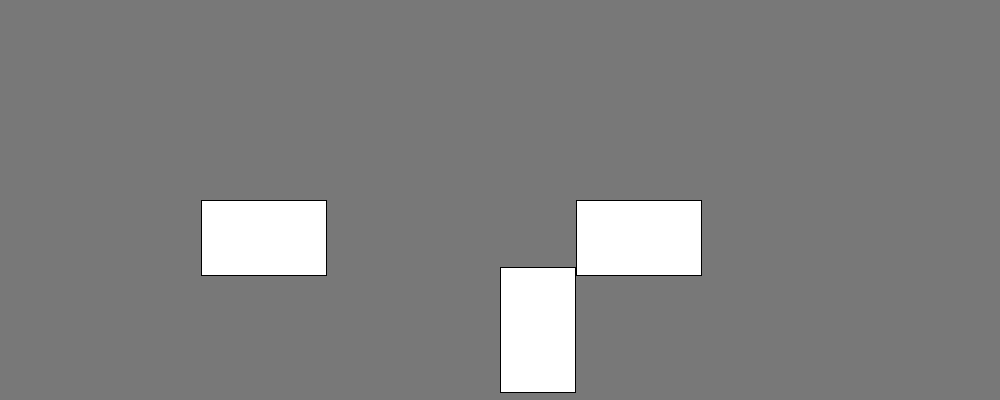
Frame 1 (no input)
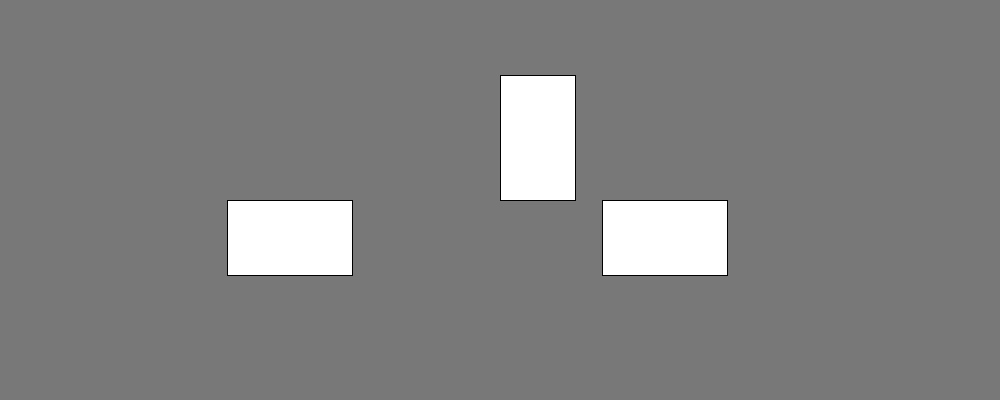
Frame 60 (the mouse pressed at the canvas centre just before this capture)
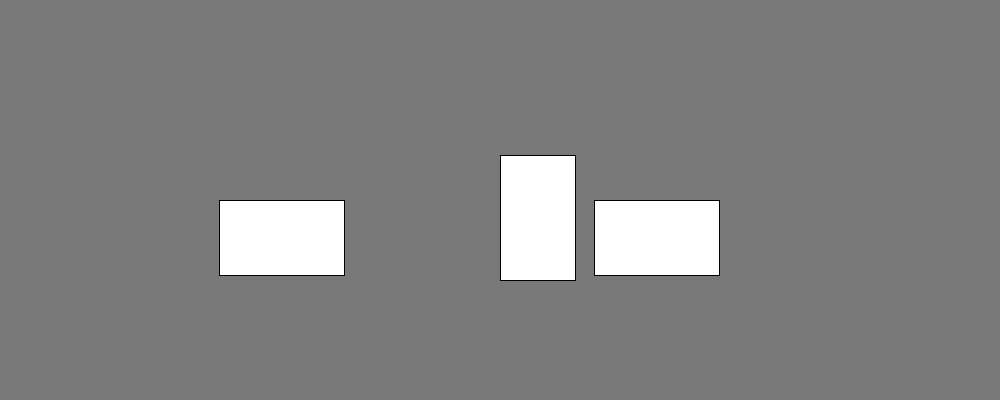
Frame 120 (the mouse held since frame 60 and released just before this capture)

The Processing sketch that drew these frames (run headless with seeded random() and noise(); from frame 60 on, the mouse is pressed at the canvas centre):

// Processing sketch: red_light_collision_chance
// ── red_light_collision_chance.pde

float startingX;
float randomX=-1;
float numCollisions = 0;
float numRuns = 0; 
boolean checkBuffer;
float averageBuffer = 0;
//float randomX=0;
Car[] cs = new Car[3];


int carWidth = 75;
int carHeight=125;
int xBetweenCars=250;
float Va=8;
float Vb=1;

void setup() {
  size(1000, 400);
  checkBuffer = false;
  frameRate(8000);
  startingX=(width/2+carWidth);  
//  randomX=random(0,xBetweenCars+carHeight-1);
  randomX+=1;
  if(randomX>xBetweenCars+carHeight-1){
    noLoop();}
  //randomX=random(46,47);
  cs[0]  = new Car(width/2, height/2+carWidth, 0, Va, carWidth, carHeight, 0);
  cs[1]  = new Car(startingX+ randomX, height/2, Vb, 0, carHeight, carWidth, 1);
  cs[2]  = new Car(startingX-(xBetweenCars+carHeight) + randomX, height/2, Vb, 0, carHeight, carWidth, 2);
  //print("Buffer: ");
  //println(averageBuffer/(numRuns-numCollisions));
  if (numRuns!=0) {
    print("Probability: ");
    println(1-numCollisions/numRuns);
  }
}

void draw() {
  background(120);
  for (Car c : cs) {
    c.update();
  }

  //print(cs[0].ypos + cs[0].carHeight);
  //print(" ");
  //println(cs[2].ypos);
  if ((cs[0].xpos<=cs[2].xpos + carHeight && cs[0].ypos + carHeight >= cs[2].ypos)) {
    //(cs[0].xpos<cs[2].xpos && cs[0].xpos > cs[2].xpos - carHeight)) {
    numCollisions++;
    numRuns++;
    setup();
  } 
}
// ── Car.pde
class Car { 
  float xpos, ypos, speedx, speedy, carWidth, carHeight, index; 
  Car (float x, float y, float vx, float vy, float w, float h, float i) {  
    xpos = x;
    ypos = y; 
    speedx = vx;
    speedy = vy;
    carWidth = w;
    carHeight = h;
  } 
  void update() { 


    ypos -= speedy; 
    xpos += speedx; 
    if (ypos < 0) { 
      ypos = height; 
      numRuns++;
      setup();
    } 
    //if (xpos > width) { 
    //  xpos = 0; 
    //} 
    rect(xpos, ypos, carWidth, carHeight);
  } 

  void checkCollision() {
  }
} 
